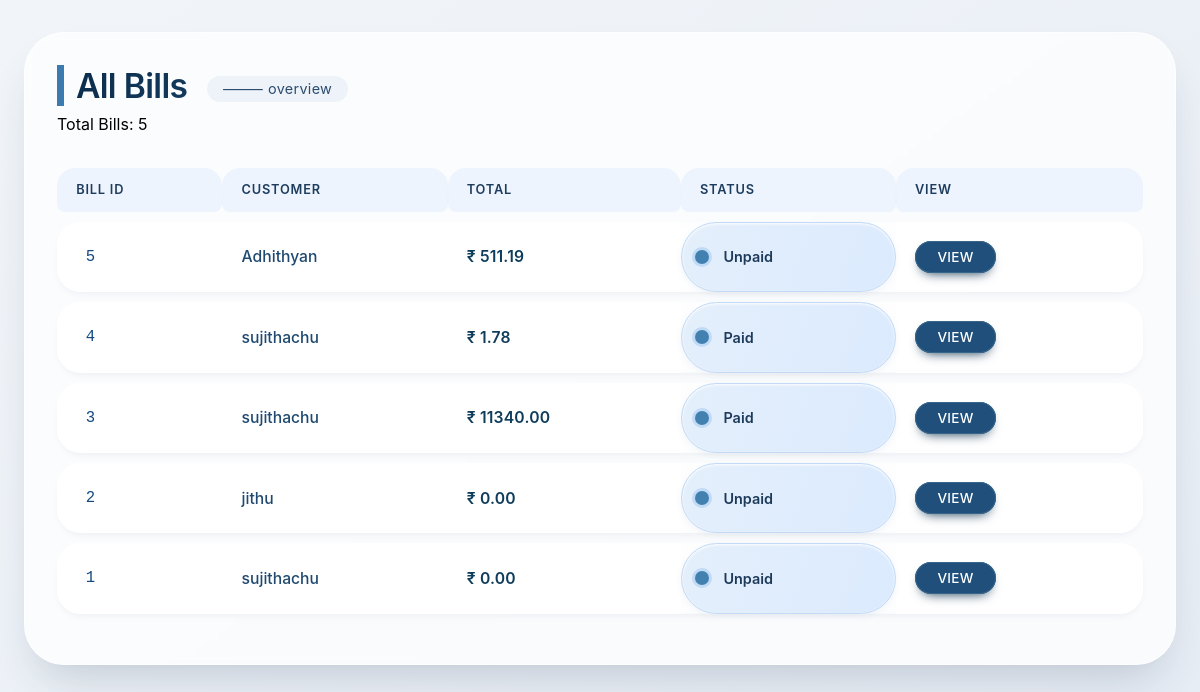
The page /admin_panel/bills/ (signed in) on the database its author committed.
### app/models.py (models this page shows, shortened)
class Bill(models.Model):
    CONNECTION_CHOICES = (
        ('ELECTRICITY', 'Electricity'),
        ('WATER', 'Water'),
        ('GAS', 'Gas'),
    )
    customer = models.ForeignKey(
        Customer,
        on_delete=models.CASCADE,
        related_name='bills'
    )
    connection_type = models.CharField(
        max_length=20,
        choices=CONNECTION_CHOICES
    )
    month = models.CharField(max_length=20)
    units_consumed = models.DecimalField(max_digits=10, decimal_places=2)
    rate_per_unit = models.DecimalField(max_digits=10, decimal_places=2)
    total_amount = models.DecimalField(max_digits=10, decimal_places=2)
    is_paid = models.BooleanField(default=False)
    bill_date = models.DateField(auto_now_add=True)
    due_date = models.DateField()
    razorpay_order_id = models.CharField(max_length=200, null=True, blank=True)
    generated_by = models.ForeignKey(
        Staff,
        on_delete=models.SET_NULL,
        null=True,
        blank=True,
        related_name='generated_bills'
    )
    created_at = models.DateTimeField(auto_now_add=True)

class Customer(models.Model):
    user = models.OneToOneField(
        User,
        on_delete=models.CASCADE,
        related_name='customer_profile'
    )
    customer_id = models.CharField(max_length=20, unique=True)
    address = models.TextField()
    connection_type = models.CharField(
        max_length=20,
        choices=[
            ('ELECTRICITY', 'Electricity'),
            ('WATER', 'Water'),
            ('GAS', 'Gas')
        ]
    )

class User(AbstractUser):
    ROLE_CHOICES = (
        ('ADMIN', 'Admin'),
        ('CUSTOMER', 'Customer'),
        ('STAFF', 'Staff'),
    )
    role = models.CharField(
        max_length=20,
        choices=ROLE_CHOICES,
        default='CUSTOMER'
    )
    phone = models.CharField(
        max_length=15,
        blank=True,
        null=True,
        unique=True
    )

### app/views.py (the view)
# urls.py: path("admin_panel/bills/", views.admin_bill_list, name="admin_bill_list"),
@login_required
def admin_bill_list(request):
    bills = Bill.objects.select_related(
        "customer__user",
        "generated_by__user"
    ).all().order_by("-id")
    return render(request, "admin_panel/bill_list.html", {
        "bills": bills
    })

### app/templates/admin_panel/bill_list.html (shortened to what this page needs)
<!DOCTYPE html>
<html lang="en">
<head>
</head>
<body>
    <div class="design-shell">
        <h2>All Bills</h2>
            <p>Total Bills: {{ bills|length }}</p>
        <table>
            <thead>
                <tr>
                    <th>Bill ID</th>
                    <th>Customer</th>
                    <th>Total</th>
                    <th>Status</th>
                    <th>View</th>
                </tr>
            </thead>
            <tbody>
                {% for bill in bills %}
                <tr>
                    <td>{{ bill.id }}</td>
                    <td>{{ bill.customer.user.first_name }}</td>
                    <td>₹ {{ bill.total_amount }}</td>
                    <td>
                        {% if bill.is_paid %}
                            Paid
                        {% else %}
                            Unpaid
                        {% endif %}
                    </td>
                    <td>
                        <a href="{% url 'admin_bill_detail' bill.id %}">
                            View
                        </a>
                    </td>
                </tr>
                {% endfor %}
            </tbody>
        </table>
    </div>
</body>
</html>

### app/templates/admin_panel/bill_list.html (style rules this page uses)
* { margin: 0; padding: 0; box-sizing: border-box; }
body { background: linear-gradient(145deg, #f1f5f9 0%, #e6ecf4 100%); font-family: 'Inter', system-ui, -apple-system, BlinkMacSystemFont, 'Segoe UI', Roboto, sans-serif; padding: 2rem 1.5rem; min-height: 100vh; display: flex; flex-direction: column; align-items: center; justify-content: flex-start; }
.design-shell { width: 100%; max-width: 1200px; margin: 0 auto; background: rgba(255,255,255,0.75); backdrop-filter: blur(4px); border-radius: 2.5rem; box-shadow: 0 25px 45px -15px #1a2e4a33, 0 2px 8px rgba(0,0,0,0.02); padding: 2rem 2rem 2.5rem 2rem; border: 1px solid rgba(255,255,255,0.6); }
h2 { font-size: 2.1rem; font-weight: 600; letter-spacing: -0.02em; background: linear-gradient(135deg, #0b2b4a 0%, #1b4a6f 100%); -webkit-background-clip: text; -webkit-text-fill-color: transparent; background-clip: text; margin-bottom: 0.5rem; padding-left: 0.75rem; border-left: 7px solid #3c7bb0; display: inline-block; }
h2::after { content: '⸻ overview'; font-size: 0.9rem; font-weight: 400; color: #4f6f8f; background: #eef3f9; padding: 0.2rem 1rem; border-radius: 40px; margin-left: 1.2rem; letter-spacing: 0.3px; -webkit-text-fill-color: #2b4b6e; display: inline-block; vertical-align: middle; }
table { width: 100%; border-collapse: separate; border-spacing: 0 10px; margin-top: 1.5rem; font-size: 1rem; }
thead tr { background: transparent; }
th { text-align: left; padding: 0.9rem 1.2rem; font-weight: 600; color: #1e3d5e; text-transform: uppercase; font-size: 0.8rem; letter-spacing: 0.8px; background: #dce9fa7f; border-radius: 18px 18px 8px 8px; backdrop-filter: blur(3px); }
tbody tr { background: #ffffffd9; backdrop-filter: blur(2px); border-radius: 24px; transition: all 0.2s ease; box-shadow: 0 4px 10px -4px rgba(0, 30, 60, 0.08); }
td { padding: 1.2rem 1.2rem; border: none; color: #142f44; font-size: 0.98rem; background: inherit; }
td:first-child { font-family: 'JetBrains Mono', 'SF Mono', monospace; font-weight: 520; color: #134980; border-top-left-radius: 24px; border-bottom-left-radius: 24px; }
td:last-child { border-top-right-radius: 24px; border-bottom-right-radius: 24px; }
td:nth-child(2) { font-weight: 520; color: #1f4970; }
td:nth-child(3) { font-weight: 570; color: #0e3d5c; letter-spacing: 0.2px; }
td:nth-child(4) { position: relative; z-index: 1; font-weight: 600; font-size: 0.9rem; color: #1e3a5f; -webkit-text-fill-color: #1d3a5a; background: transparent; padding-left: 2.2rem; }
td:nth-child(4)::before { content: ''; position: absolute; left: 0.8rem; top: 50%; transform: translateY(-50%); width: 14px; height: 14px; border-radius: 30px; background: #4280b0; box-shadow: 0 0 0 3px #c1daf5; transition: 0.1s; }
td:nth-child(4) { background: linear-gradient(110deg, #e4effb, #dbeafe); border-radius: 40px; padding: 0.4rem 1.2rem 0.4rem 2.6rem; width: fit-content; min-width: 100px; font-weight: 600; color: #163753; border: 1px solid #c2daf5; box-shadow: inset 0 1px 3px #ffffff, 0 3px 6px #bbcbe030; }
td a { display: inline-block; background: #1f4f7a; color: white !important; text-decoration: none; font-weight: 550; font-size: 0.85rem; padding: 0.5rem 1.4rem; border-radius: 40px; transition: 0.15s; box-shadow: 0 6px 12px -6px #143653, 0 0 0 1px #38668b inset; letter-spacing: 0.3px; text-transform: uppercase; }
tbody tr td:first-child { padding-left: 1.8rem; }
tbody tr td:last-child { padding-right: 1.8rem; }

### rows shown on the page
Bill: id "5", customer.user.first_name "Adhithyan", total_amount "511.19", is_paid "Unpaid"
Bill: id "4", customer.user.first_name "sujithachu", total_amount "1.78", is_paid "Paid"
Bill: id "3", customer.user.first_name "sujithachu", total_amount "11340.00", is_paid "Paid"
Bill: id "2", customer.user.first_name "jithu", total_amount "0.00", is_paid "Unpaid"
Bill: id "1", customer.user.first_name "sujithachu", total_amount "0.00", is_paid "Unpaid"

### other values the page prints
{{ bills|length }} "5"
